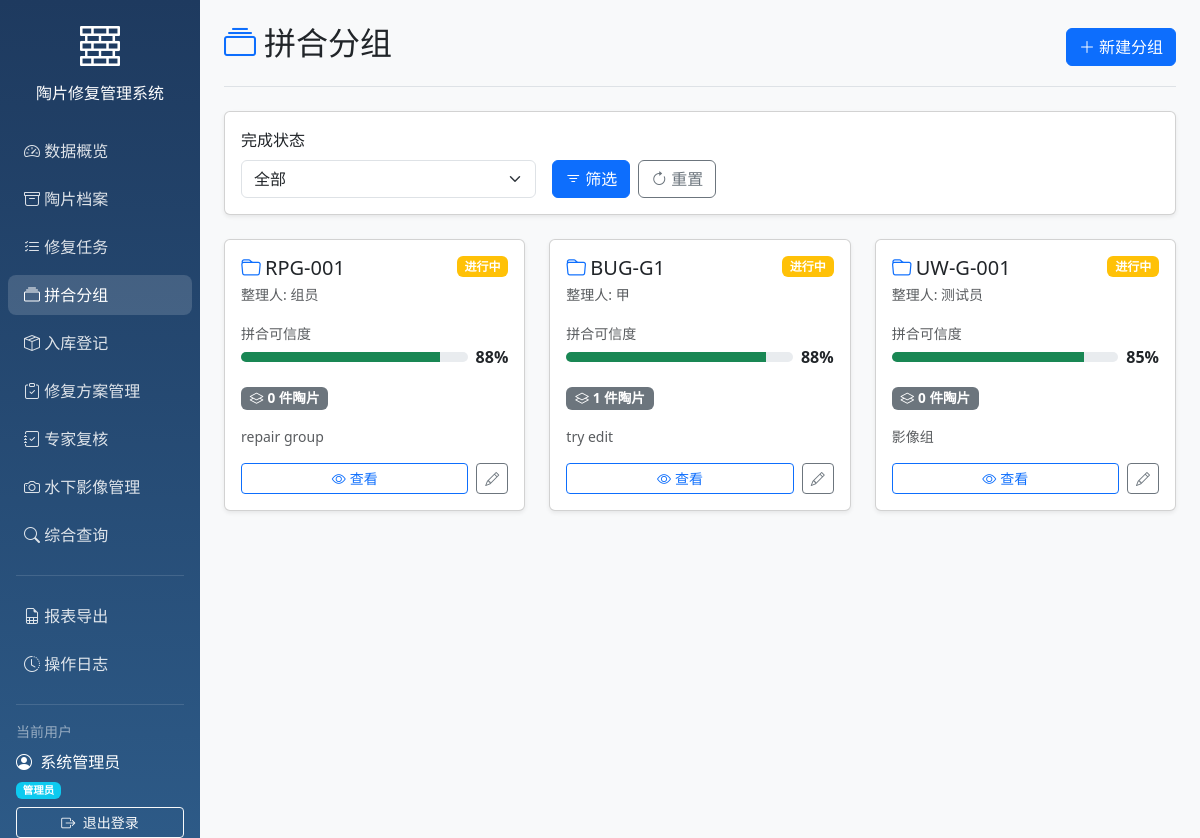
The app's page /groups (signed in) with its own data.
### models/models.py (models this page shows)
class User(Base):
    __tablename__ = "users"
    id = Column(Integer, primary_key=True, index=True)
    username = Column(String, unique=True, index=True)
    hashed_password = Column(String)
    full_name = Column(String)
    role = Column(String, default="修复员")
    created_at = Column(DateTime(timezone=True), server_default=func.now())
    assigned_tasks = relationship("RepairTask", foreign_keys="RepairTask.assignee_id", back_populates="assignee")
    created_tasks = relationship("RepairTask", foreign_keys="RepairTask.creator_id", back_populates="creator")
    operation_logs = relationship("OperationLog", back_populates="user")

class PotteryGroup(Base):
    __tablename__ = "pottery_groups"
    id = Column(Integer, primary_key=True, index=True)
    group_number = Column(String, unique=True, index=True)
    confidence = Column(Integer)
    organizer = Column(String)
    notes = Column(Text)
    is_completed = Column(Boolean, default=False)
    current_version = Column(Integer, default=1)
    created_at = Column(DateTime(timezone=True), server_default=func.now())
    updated_at = Column(DateTime(timezone=True), onupdate=func.now())
    members = relationship("PotteryGroupMember", back_populates="group", cascade="all, delete-orphan")
    versions = relationship("GroupVersion", back_populates="group", cascade="all, delete-orphan")

### main.py (the view)
@app.get("/groups", response_class=HTMLResponse)
async def list_groups(
    request: Request,
    current_user: User = Depends(get_current_user),
    db: Session = Depends(get_db),
    is_completed: Optional[str] = None
):
    query = db.query(PotteryGroup)
    if is_completed is not None and is_completed != "":
        query = query.filter(PotteryGroup.is_completed == (is_completed == "true"))
    groups = query.order_by(PotteryGroup.created_at.desc()).all()
    return templates.TemplateResponse("groups.html", {
        "request": request,
        "current_user": current_user,
        "groups": groups,
        "is_completed": is_completed
    })

### templates/groups.html (shortened to what this page needs)
{% extends "base.html" %}
{% block body %}
<div class="container-fluid">
    <div class="row">
        {% include "sidebar.html" %}
        <main class="col-md-9 ms-sm-auto col-lg-10 px-md-4 main-content">
            <div class="d-flex justify-content-between flex-wrap flex-md-nowrap align-items-center pt-4 pb-3 mb-4 border-bottom">
                <h1 class="h2">
                    <i class="bi bi-collection text-primary me-2"></i>拼合分组
                </h1>
                <div class="btn-toolbar mb-2 mb-md-0">
                    <a href="/groups/add" class="btn btn-primary">
                        <i class="bi bi-plus-lg me-1"></i>新建分组
                    </a>
                </div>
            </div>
            <div class="card shadow-sm mb-4">
                <div class="card-body">
                    <form method="GET" class="row g-3">
                        <div class="col-md-4">
                            <label class="form-label">完成状态</label>
                            <select class="form-select" name="is_completed">
                                <option value="">全部</option>
                            </select>
                        </div>
                        <div class="col-md-4 d-flex align-items-end">
                            <button type="submit" class="btn btn-primary me-2">
                                <i class="bi bi-filter me-1"></i>筛选
                            </button>
                            <a href="/groups" class="btn btn-outline-secondary">
                                <i class="bi bi-arrow-clockwise me-1"></i>重置
                            </a>
                        </div>
                    </form>
                </div>
            </div>
            <div class="row g-4">
                {% for g in groups %}
                <div class="col-md-6 col-xl-4">
                    <div class="card shadow-sm h-100">
                        <div class="card-body">
                            <div class="d-flex justify-content-between align-items-start mb-3">
                                <div>
                                    <h5 class="card-title mb-1">
                                        <i class="bi bi-folder me-1 text-primary"></i>{{ g.group_number }}
                                    </h5>
                                    <p class="text-muted small mb-0">整理人: {{ g.organizer }}</p>
                                </div>
                                {% if g.is_completed %}
                                <span class="badge bg-success">已完成</span>
                                {% else %}
                                <span class="badge bg-warning">进行中</span>
                                {% endif %}
                            </div>
                            <div class="mb-3">
                                <label class="text-muted small">拼合可信度</label>
                                <div class="d-flex align-items-center">
                                    <div class="progress flex-grow-1 me-2" style="height: 10px;">
                                        <div class="progress-bar {% if g.confidence >= 80 %}bg-success{% elif g.confidence >= 50 %}bg-warning{% else %}bg-danger{% endif %}" style="width: {{ g.confidence }}%"></div>
                                    </div>
                                    <span class="fw-bold">{{ g.confidence }}%</span>
                                </div>
                            </div>
                            <div class="mb-3">
                                <span class="badge bg-secondary badge-confidence">
                                    <i class="bi bi-layers me-1"></i>{{ g.members|length }} 件陶片
                                </span>
                            </div>
                            {% if g.notes %}
                            <p class="text-muted small mb-3">{{ g.notes|truncate(50) }}</p>
                            {% endif %}
                            <div class="d-flex gap-2">
                                <a href="/groups/{{ g.id }}" class="btn btn-sm btn-outline-primary flex-grow-1">
                                    <i class="bi bi-eye me-1"></i>查看
                                </a>
                                {% if not g.is_completed %}
                                <a href="/groups/{{ g.id }}/edit" class="btn btn-sm btn-outline-secondary">
                                    <i class="bi bi-pencil"></i>
                                </a>
                                {% endif %}
                            </div>
                        </div>
                    </div>
                </div>
                {% endfor %}
            </div>
        </main>
    </div>
</div>
{% endblock %}

### templates/sidebar.html
<div class="sidebar col-md-3 col-lg-2 d-md-block p-0">
    <div class="position-sticky pt-3">
        <div class="text-center mb-4 px-3">
            <i class="bi bi-bricks text-white" style="font-size: 2.5rem;"></i>
            <h6 class="text-white mt-2 mb-0">陶片修复管理系统</h6>
        </div>
        <ul class="nav flex-column">
            <li class="nav-item">
                <a class="nav-link {% if request.url.path == '/' %}active{% endif %}" href="/">
                    <i class="bi bi-speedometer2"></i>
                    数据概览
                </a>
            </li>
            <li class="nav-item">
                <a class="nav-link {% if '/potteries' in request.url.path %}active{% endif %}" href="/potteries">
                    <i class="bi bi-archive"></i>
                    陶片档案
                </a>
            </li>
            <li class="nav-item">
                <a class="nav-link {% if '/tasks' in request.url.path %}active{% endif %}" href="/tasks">
                    <i class="bi bi-list-check"></i>
                    修复任务
                </a>
            </li>
            <li class="nav-item">
                <a class="nav-link {% if '/groups' in request.url.path %}active{% endif %}" href="/groups">
                    <i class="bi bi-collection"></i>
                    拼合分组
                </a>
            </li>
            <li class="nav-item">
                <a class="nav-link {% if '/storage' in request.url.path %}active{% endif %}" href="/storage">
                    <i class="bi bi-box-seam"></i>
                    入库登记
                </a>
            </li>
            <li class="nav-item">
                <a class="nav-link {% if '/repair_plans' in request.url.path %}active{% endif %}" href="/repair_plans">
                    <i class="bi bi-clipboard-check"></i>
                    修复方案管理
                </a>
            </li>
            <li class="nav-item">
                <a class="nav-link {% if '/reviews' in request.url.path %}active{% endif %}" href="/reviews">
                    <i class="bi bi-journal-check"></i>
                    专家复核
                </a>
            </li>
            <li class="nav-item">
                <a class="nav-link {% if '/underwater_images' in request.url.path %}active{% endif %}" href="/underwater_images">
                    <i class="bi bi-camera"></i>
                    水下影像管理
                </a>
            </li>
            <li class="nav-item">
                <a class="nav-link {% if '/search' in request.url.path %}active{% endif %}" href="/search">
                    <i class="bi bi-search"></i>
                    综合查询
                </a>
            </li>
        </ul>
        <hr class="text-white-50 mx-3">
        <ul class="nav flex-column">
            <li class="nav-item">
                <a class="nav-link {% if '/reports' in request.url.path %}active{% endif %}" href="/reports">
                    <i class="bi bi-file-earmark-spreadsheet"></i>
                    报表导出
                </a>
            </li>
            <li class="nav-item">
                <a class="nav-link {% if '/logs' in request.url.path %}active{% endif %}" href="/logs">
                    <i class="bi bi-clock-history"></i>
                    操作日志
                </a>
            </li>
        </ul>
        <hr class="text-white-50 mx-3">
        <div class="px-3">
            <div class="text-white-50 small mb-2">当前用户</div>
            <div class="text-white mb-1">
                <i class="bi bi-person-circle me-1"></i>
                {{ current_user.full_name or current_user.username }}
            </div>
            <div class="text-white-50 small mb-2">
                <span class="badge bg-info">{{ current_user.role }}</span>
            </div>
            <a href="/logout" class="btn btn-outline-light btn-sm w-100">
                <i class="bi bi-box-arrow-right me-1"></i>
                退出登录
            </a>
        </div>
    </div>
</div>

### templates/base.html (style rules this page uses)
.sidebar { min-height: 100vh; background: linear-gradient(180deg, #1e3a5f 0%, #2d5a87 100%); }
.sidebar .nav-link { color: rgba(255,255,255,0.85); border-radius: 8px; margin: 4px 8px; transition: all 0.2s; }
.sidebar .nav-link:hover, .sidebar .nav-link.active { color: white; background: rgba(255,255,255,0.15); }
.sidebar .nav-link i { width: 24px; }
.main-content { background-color: #f8f9fa; min-height: 100vh; }
.badge-confidence { font-size: 0.85em; }

### records on screen
User: full_name "系统管理员", role "管理员"
PotteryGroup: group_number "RPG-001", organizer "组员", is_completed "进行中", confidence "88", members|length "0", notes "repair group"
PotteryGroup: group_number "BUG-G1", organizer "甲", is_completed "进行中", confidence "88", members|length "1", notes "try edit"
PotteryGroup: group_number "UW-G-001", organizer "测试员", is_completed "进行中", confidence "85", members|length "0", notes "影像组"
